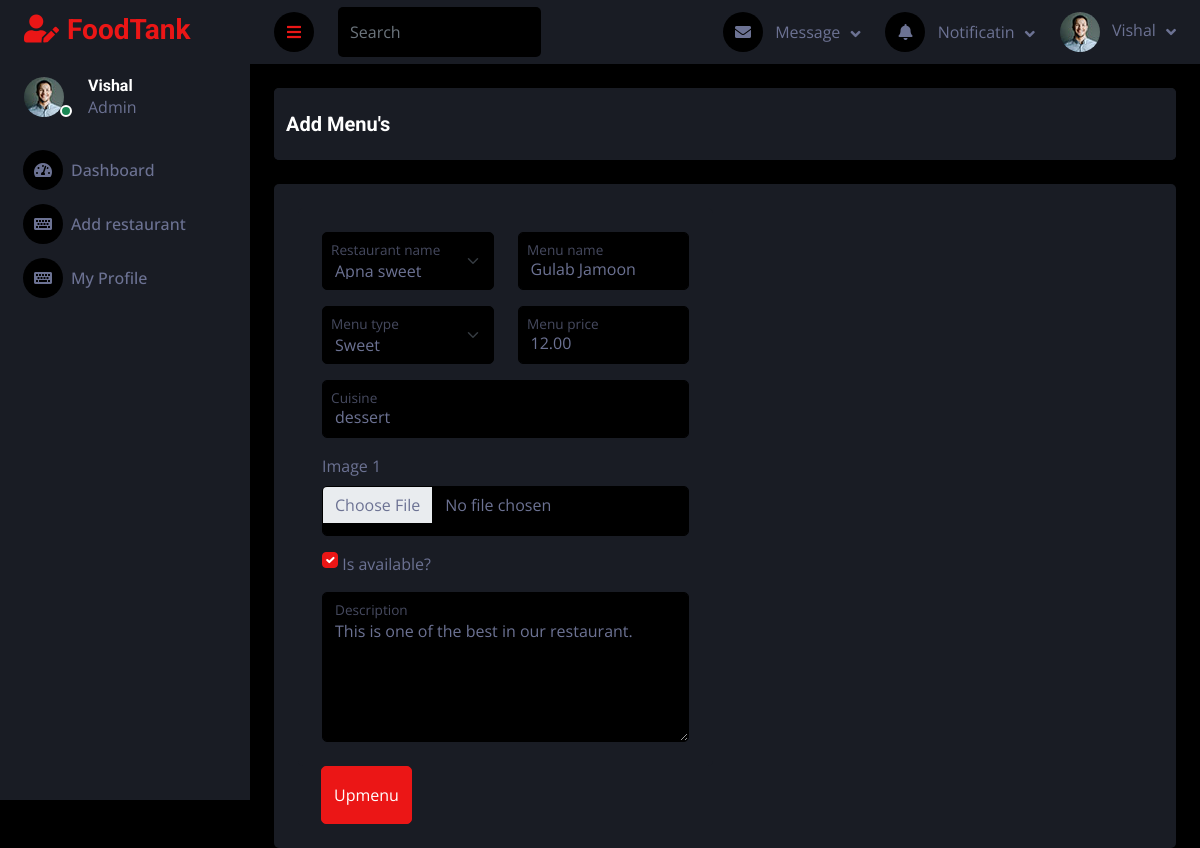
The app's page /menu/editMenu/1 (signed in) with its own data.
### user/models.py (models this page shows)
class User(AbstractUser):
    mobile = models.CharField(max_length=255, unique=True)
    user_type = models.CharField(max_length=255, choices=USER_TYPE)
    profile = models.ImageField(upload_to="profilePicture/", blank=True, null=True)

### menu/models.py (models this page shows, shortened)
class Menu(models.Model):
    restaurant = models.ForeignKey(Restaurant, on_delete=models.CASCADE)  # ForeignKey to Restaurant
    name = models.CharField(max_length=255)
    description = models.TextField()
    type = models.CharField(max_length=255)
    price = models.DecimalField(max_digits=10, decimal_places=2)
    available = models.BooleanField(blank=True, default=True, null=True)
    cuisine = models.CharField(max_length=255, blank=True)
    img1 = models.ImageField(upload_to='menu_images/', null=True, blank=True)

### restaurant/models.py (models this page shows, shortened)
class Restaurant(models.Model):
    user = models.ForeignKey(User, on_delete=models.CASCADE,
                    limit_choices_to={'user_type': 'Foodprovider'})  # ForeignKey to User
    name = models.CharField(max_length=255)
    city = models.CharField(max_length=255)
    address = models.TextField()
    mobile = models.CharField(max_length=15)
    desc = models.TextField(blank=True, null=True)
    is_verified = models.BooleanField(default=False)
    veg_or_nonveg = models.CharField(max_length=255, choices=VEG_OR_NONVEG_CHOICES)
    no_of_chefs = models.PositiveIntegerField()
    start_date = models.DateField(blank=True, null=True)
    img1 = models.ImageField(upload_to='restaurant_images/', null=True, blank=True)
    img2 = models.ImageField(upload_to='restaurant_images/', null=True, blank=True)
    img3 = models.ImageField(upload_to='restaurant_images/', null=True, blank=True)
    img4 = models.ImageField(upload_to='restaurant_images/', null=True, blank=True)

### menu/views.py (the view, shortened to what this page needs)
# urls.py: path("editMenu/<int:id>", views.editMenu, name="editMenu"),
def editMenu(request, id):
    if not request.user.is_authenticated or not request.user.user_type == "Foodprovider":
        return redirect("/login/")
    menuItem = Menu.objects.get(id=id)
    context = {
        'menuItems' : menuItem
    }
    return render(request, 'restaurant_admin/editMenu.html', context)

### templates/restaurant_admin/editMenu.html (shortened to what this page needs)
{% extends '../base2.html' %}
{% block content %}
<div class="container-fluid position-relative d-flex p-0">
    {% include './sidebar.html' %}
    <div class="content">
        {% include './navbar.html' %}
        <div class="container-fluid pt-4 px-4">
            <div class="row bg-secondary rounded align-items-center justify-content-center mx-0">
                <div class="bg-secondary rounded h-100 pt-4">
                    <h5 class="mb-4">Add Menu's</h5>
                </div>
            </div>
        </div>
        <div class="container-fluid pt-4 px-4">
            <div class="row bg-secondary rounded mx-0">
                <div class="container-fluid pt-4 px-4">
                    <form method="POST" enctype="multipart/form-data">
                        <div class="row g-4">
                            <div class="col-sm-12 col-xl-6">
                                <div class="bg-secondary rounded h-100 p-4">
                                    <div class="row">
                                        <div class="form-floating mb-3 col-xl-6">
                                            <select class="form-select" id="rname" name="rname"
                                                aria-label="Floating label select example" required>
                                                <option value="{{menuItems.restaurant.name}}">
                                                    {{menuItems.restaurant.name}}</option>
                                            </select>
                                            <label for="rname" class="mx-2">Restaurant name</label>
                                        </div>
                                        <div class="form-floating mb-3 col-xl-6">
                                            <input type="text" class="form-control" name="mname" id="mname"
                                                value="{{menuItems.name}}" placeholder="Restaurant name" required>
                                            <label for="mname" class="mx-2">Menu name</label>
                                        </div>
                                    </div>
                                    <div class="row">
                                        <div class="form-floating mb-3 col-xl-6">
                                            <select class="form-select" id="mtype" name="mtype"
                                                aria-label="Floating label select example" required>
                                                <option value="{{menuItems.type}}">{{menuItems.type}}</option>
                                            </select>
                                            <label for="mtype" class="mx-2">Menu type</label>
                                        </div>
                                        <div class="form-floating mb-3 col-xl-6">
                                            <input type="number" class="form-control" name="mprice" id="mprice"
                                                value="{{menuItems.price}}" placeholder="Restaurant name" required>
                                            <label for="mprice" class="mx-2">Menu price</label>
                                        </div>
                                    </div>
                                    <div class="row">
                                        <div class="form-floating mb-3 col-xl-12">
                                            <input type="text" class="form-control" name="mcuisine" id="mcuisine"
                                                value="{{menuItems.cuisine}}" placeholder="Cuisine" required>
                                            <label for="mcuisine" class="mx-2">Cuisine</label>
                                        </div>
                                    </div>
                                    <div class="mb-3">
                                        <label for="img1" class="form-label">Image 1</label>
                                        <input type="file" class="form-control bg-dark" name="mimg1" id="mimg1" required>
                                    </div>
                                    <div class="row">
                                        <div class="form-floating mb-3 col-xl-12">
                                            <input class="form-check-input m-0" name="menuStatus" id="menuStatus" type="checkbox" {% if menuItems.available %} checked {% endif %}><span>&nbsp;Is available?</span>
                                        </div>
                                    </div>
                                    <div class="form-floating">
                                        <textarea class="form-control" placeholder="Leave a comment here" name="mdesc"
                                            id="mdesc" style="height: 150px;"
                                            required>{{menuItems.description}}</textarea>
                                        <label for="desc">Description</label>
                                    </div>
                                </div>
                            </div>
                        </div>
                        <div style="padding-left: 23px;">
                            <button type="submit" class="btn btn-primary py-3 mb-4" id="addMenu" menuId="{{menuItems.id}}">Upmenu</button>
                        </div>
                    </form>
                </div>
            </div>
        </div>
    </div>
</div>
{% endblock content %}

### templates/restaurant_admin/sidebar.html (shortened to what this page needs)
{% load static %}
<div class="sidebar pe-4 pb-3">
    <nav class="navbar bg-secondary navbar-dark">
        <a href="/foodprovider/dashboard/" class="navbar-brand mx-4 mb-3">
            <h3 class="text-primary"><i class="fa fa-user-edit me-2"></i>FoodTank</h3>
        </a>
        <div class="d-flex align-items-center ms-4 mb-4">
            <div class="position-relative">
                {% if request.user.profile %}
                    <img class="rounded-circle me-lg-2" src="{{user.profile.url}}" alt=""
                        style="width: 40px; height: 40px;">
                {% else %}
                    <img class="rounded-circle me-lg-2" src="{% static 'img2/user.jpg' %}" alt=""
                        style="width: 40px; height: 40px;">
                {% endif %}
                <div
                    class="bg-success rounded-circle border border-2 border-white position-absolute end-0 bottom-0 p-1">
                </div>
            </div>
            <div class="ms-3">
                <h6 class="mb-0">{{request.user.username}}</h6>
                <span>Admin</span>
            </div>
        </div>
        <div class="navbar-nav w-100">
            <a href="/foodprovider/dashboard/" class="nav-item nav-link" id="dashboard"><i
                    class="fa fa-tachometer-alt me-2"></i>Dashboard</a>
            <a href="/foodprovider/addRestaurant/" class="nav-item nav-link" id="addrestaurant"><i
                    class="fa fa-keyboard me-2"></i>Add restaurant</a>
            <a href="/profile/" class="nav-item nav-link" id="profile"><i class="fa fa-keyboard me-2"></i>My Profile</a>
        </div>
    </nav>
</div>

### templates/restaurant_admin/navbar.html (shortened to what this page needs)
{% load static %}
<nav class="navbar navbar-expand bg-secondary navbar-dark sticky-top px-4 py-0">
    <a href="#" class="sidebar-toggler flex-shrink-0">
        <i class="fa fa-bars"></i>
    </a>
    <form class="d-none d-md-flex ms-4">
        <input class="form-control bg-dark border-0" type="search" placeholder="Search">
    </form>
    <div class="navbar-nav align-items-center ms-auto">
        <div class="nav-item dropdown">
            <a href="#" class="nav-link dropdown-toggle" data-bs-toggle="dropdown">
                <i class="fa fa-envelope me-lg-2"></i>
                <span class="d-none d-lg-inline-flex">Message</span>
            </a>
        </div>
        <div class="nav-item dropdown">
            <a href="#" class="nav-link dropdown-toggle" data-bs-toggle="dropdown">
                <i class="fa fa-bell me-lg-2"></i>
                <span class="d-none d-lg-inline-flex">Notificatin</span>
            </a>
        </div>
        <div class="nav-item dropdown">
            <a href="#" class="nav-link dropdown-toggle" data-bs-toggle="dropdown">
                {% if request.user.profile %}
                    <img class="rounded-circle me-lg-2" src="{{user.profile.url}}" alt=""
                        style="width: 40px; height: 40px;">
                {% else %}
                    <img class="rounded-circle me-lg-2" src="{% static 'img2/user.jpg' %}" alt=""
                        style="width: 40px; height: 40px;">
                {% endif %}
                <span class="d-none d-lg-inline-flex">{{request.user.username}}</span>
            </a>
        </div>
    </div>
</nav>

### static/css2/style.css (style rules this page uses)
:root { --primary: #EB1616; --secondary: #191C24; --light: #6C7293; --dark: #000000; }
.btn { transition: .5s; }
.sidebar { position: fixed; top: 0; left: 0; bottom: 0; width: 250px; height: 100vh; overflow-y: auto; background: var(--secondary); transition: 0.5s; z-index: 999; }
.content { margin-left: 250px; min-height: 100vh; background: var(--dark); transition: 0.5s; }
@media (min-width: 992px) { .sidebar { margin-left: 0; } }
@media (min-width: 992px) { .content { width: calc(100% - 250px); } }
.sidebar .navbar .navbar-nav .nav-link { padding: 7px 20px; color: var(--light); font-weight: 500; border-left: 3px solid var(--secondary); border-radius: 0 30px 30px 0; outline: none; }
.sidebar .navbar .navbar-nav .nav-link i { width: 40px; height: 40px; display: inline-flex; align-items: center; justify-content: center; background: var(--dark); border-radius: 40px; }
.content .navbar .navbar-nav .nav-link { margin-left: 25px; padding: 12px 0; color: var(--light); outline: none; }
.content .navbar .sidebar-toggler, .content .navbar .navbar-nav .nav-link i { width: 40px; height: 40px; display: inline-flex; align-items: center; justify-content: center; background: var(--dark); border-radius: 40px; }
.content .navbar .dropdown-toggle::after { margin-left: 6px; vertical-align: middle; border: none; content: "\f107"; font-family: "Font Awesome 5 Free"; font-weight: 900; transition: .5s; }

### templates/restaurant_admin/editMenu.html (style rules this page uses)
input { height: 50px; }

### records on screen
User: user.username "Vishal"
Menu: rname "Apna sweet", mname "Gulab Jamoon", mtype "Sweet", mprice "12.00", mcuisine "dessert", available "☑", mdesc "This is one of the best in our restaurant."
